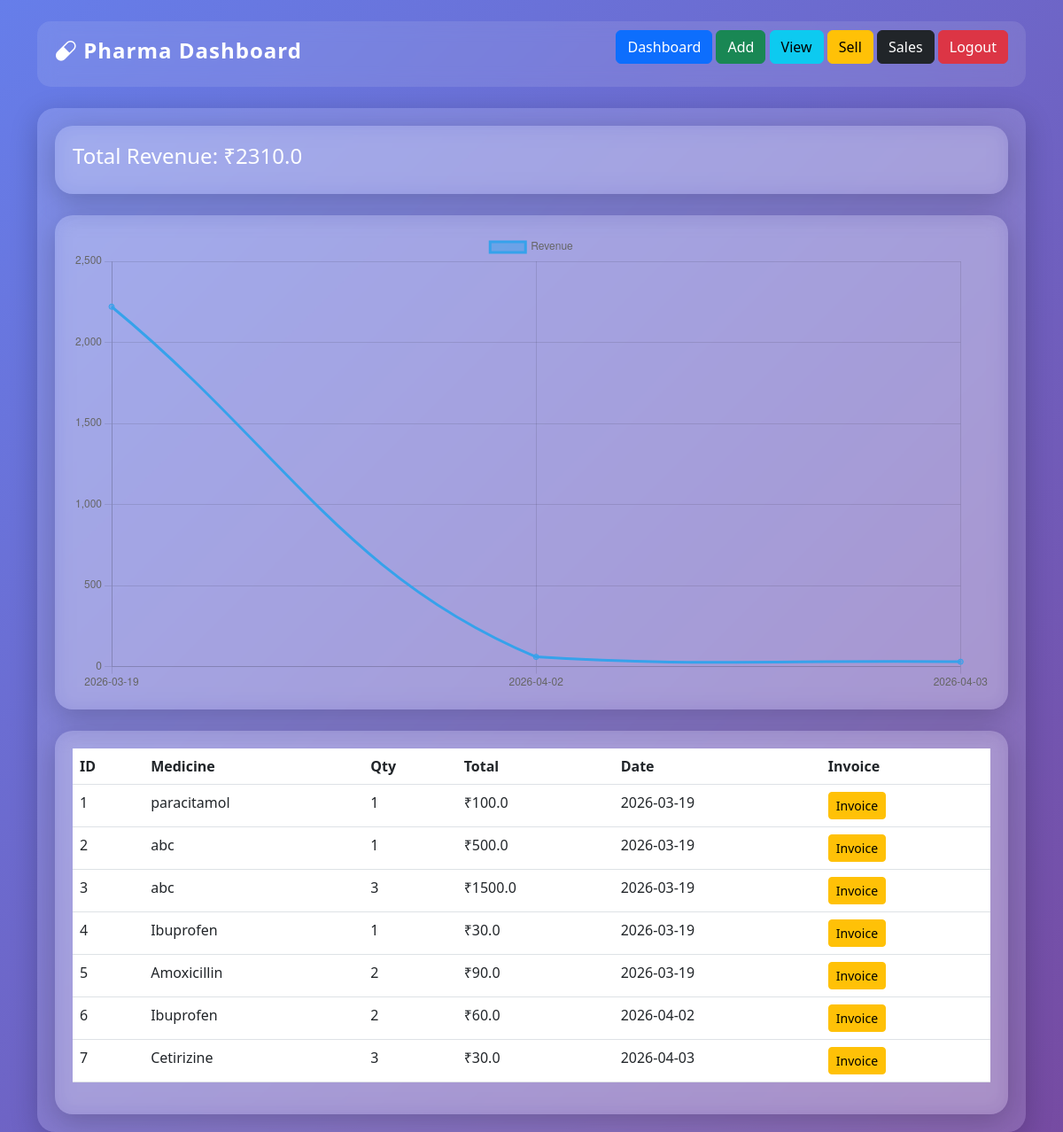
Page /sales-report (signed in) on the committed database.
### tables this page shows
CREATE TABLE sales(
    id INTEGER PRIMARY KEY AUTOINCREMENT,
    medicine_name TEXT,
    quantity INTEGER,
    total_price REAL,
    date TEXT
);

### app.py (the view)
@app.route("/sales-report")
@role_required("admin", "pharmacist")
def sales_report():
    if not is_logged_in():
        return redirect("/login")
    conn = connect_db()
    cur = conn.cursor()
    cur.execute("SELECT * FROM sales")
    data = cur.fetchall()
    cur.execute("SELECT date, SUM(total_price) FROM sales GROUP BY date")
    chart = cur.fetchall()
    dates = [i[0] for i in chart]
    revenue = [i[1] for i in chart]
    total_revenue = sum(revenue)
    return render_template("sales.html",
                           data=data,
                           dates=json.dumps(dates),
                           revenue=json.dumps(revenue),
                           total_revenue=total_revenue)

### app.py (called while the page is built)
def connect_db():
    return sqlite3.connect("database.db")

def role_required(*roles):
    def wrapper(f):
        @wraps(f)
        def decorated(*args, **kwargs):
            if "user" not in session:
                return redirect("/login")
            if session.get("role") not in roles:
                return abort(403)
            return f(*args, **kwargs)
        return decorated
    return wrapper

def is_logged_in():
    return "user" in session

### templates/sales.html
{% extends 'layout.html' %}
{% block content %}
<div class="glass-card mb-4">
    <h4>Total Revenue: ₹{{ total_revenue }}</h4>
</div>
<div class="glass-card mb-4">
    <canvas id="revenueChart"></canvas>
</div>
<div class="glass-card">
    <table class="table text-white">
        <tr>
            <th>ID</th><th>Medicine</th><th>Qty</th><th>Total</th><th>Date</th><th>Invoice</th>
        </tr>
        {% for i in data %}
        <tr>
            <td>{{i[0]}}</td>
            <td>{{i[1]}}</td>
            <td>{{i[2]}}</td>
            <td>₹{{i[3]}}</td>
            <td>{{i[4]}}</td>
            <td>
    <a href="/invoice/{{i[0]}}" class="btn btn-sm btn-warning">Invoice</a>
</td>
        </tr>
        {% endfor %}
    </table>
</div>
<script>
new Chart(document.getElementById("revenueChart"), {
    type: "line",
    data: {
        labels: {{ dates|safe }},
        datasets: [{
            label: "Revenue",
            data: {{ revenue|safe }},
            tension: 0.4
        }]
    }
});
</script>
{% endblock %}

### templates/layout.html (style rules this page uses)
body { background: #0f172a; color: white; }
.glass-card { background: rgba(255,255,255,0.05); padding: 20px; border-radius: 15px; backdrop-filter: blur(10px); }
body { background: linear-gradient(135deg, #667eea, #764ba2); min-height: 100vh; font-family: 'Segoe UI', sans-serif; color: #fff; }
.glass-card { background: rgba(255, 255, 255, 0.15); backdrop-filter: blur(12px); border-radius: 20px; padding: 20px; box-shadow: 0 8px 32px rgba(0,0,0,0.2); }

### rows in the picture
sales: id "1", medicine_name "paracitamol", quantity "1", total_price "100.0", date "2026-03-19"
sales: id "2", medicine_name "abc", quantity "1", total_price "500.0", date "2026-03-19"
sales: id "3", medicine_name "abc", quantity "3", total_price "1500.0", date "2026-03-19"
sales: id "4", medicine_name "Ibuprofen", quantity "1", total_price "30.0", date "2026-03-19"
sales: id "5", medicine_name "Amoxicillin", quantity "2", total_price "90.0", date "2026-03-19"
sales: id "6", medicine_name "Ibuprofen", quantity "2", total_price "60.0", date "2026-04-02"
sales: id "7", medicine_name "Cetirizine", quantity "3", total_price "30.0", date "2026-04-03"

### other values in the picture
{{ total_revenue }} "2310.0"
chart data {{ dates|safe }} ["2026-03-19", "2026-04-02", "2026-04-03"]
chart data {{ revenue|safe }} [2220.0, 60.0, 30.0]
